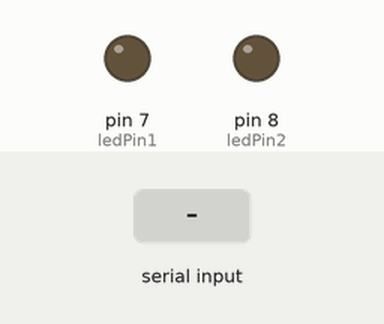
Recording of a sketch running on a simulated Arduino Uno, built with avr-gcc and run on an emulated ATmega328P. Parts: output pins drawn as LEDs (lit = HIGH). Inputs (shaded band) come from the test bench.

Above: at 1.2 s.
1.3 s: "1" received over Serial
At 1.8 s:
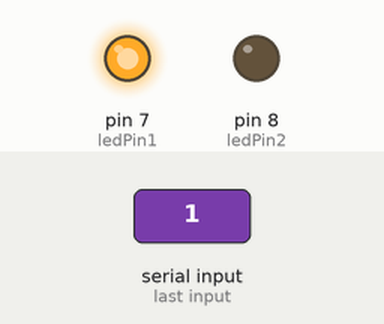
2.8 s: "2" received over Serial
At 4.0 s:
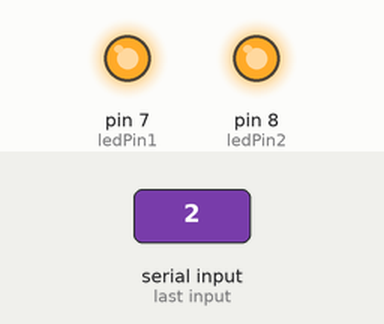
4.3 s: "0" received over Serial
At 5.3 s:
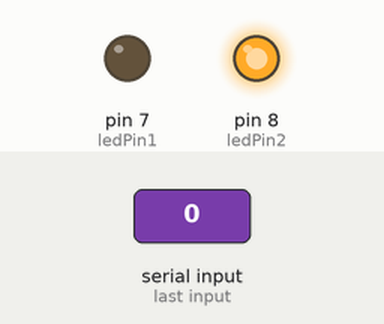
5.8 s: "3" received over Serial
At 6.4 s:
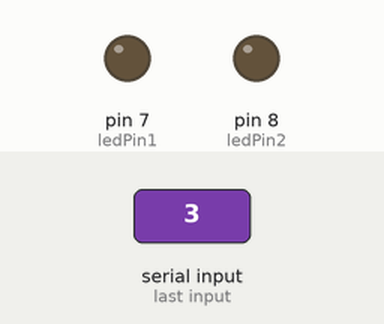
Timing chart, 0 to 8.3 s (numbered marks = the images above; inputs shaded):
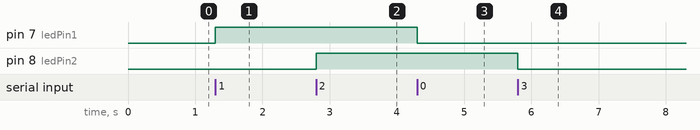

The sketch:

Arduino_control.ino
```cpp
int ledPin1 = 7;
int ledPin2 = 8;// LED'in bağlı olduğu pin numarası

void setup() {
  pinMode(ledPin1, OUTPUT);
  pinMode(ledPin2, OUTPUT);// LED'i çıkış olarak ayarla
  Serial.begin(9600); // Seri haberleşmeyi başlat
}

void loop() {
  if (Serial.available()) {
    char receivedChar = Serial.read();
    if (receivedChar == '1') {
      digitalWrite(ledPin1, HIGH);
      }else if(receivedChar == '0') {
      digitalWrite(ledPin1, LOW);
    }
    if (receivedChar == '2'){
      digitalWrite(ledPin2, HIGH);
      }else if (receivedChar == '3'){
        digitalWrite(ledPin2, LOW);
        }
  }
}
```

Measured:
- after the input at 1.3 s, pin 7 (ledPin1): LOW → HIGH at once
- after the input at 2.8 s, pin 8 (ledPin2): LOW → HIGH at once
- after the input at 4.3 s, pin 7 (ledPin1): HIGH → LOW at once
- after the input at 5.8 s, pin 8 (ledPin2): HIGH → LOW at once
